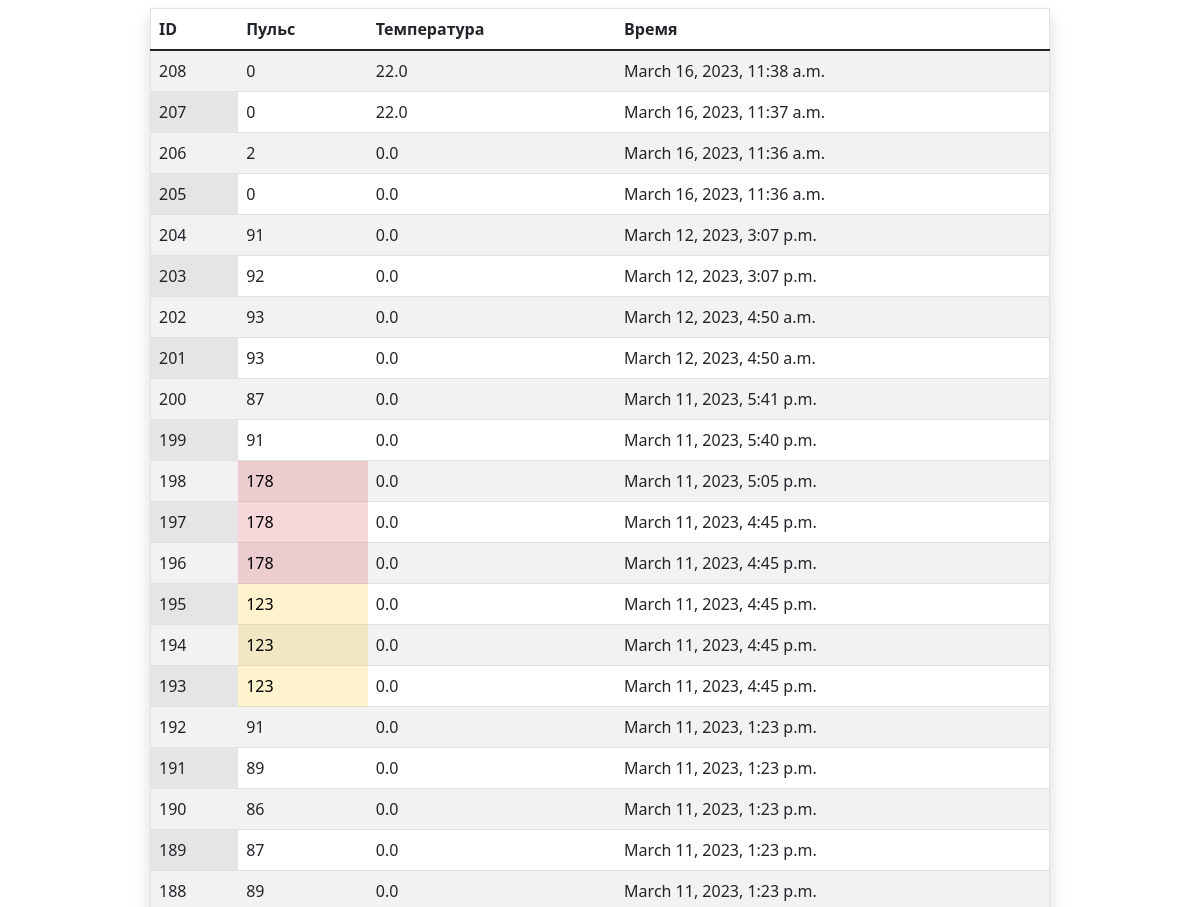
Before: / (upper part) with the older database file.
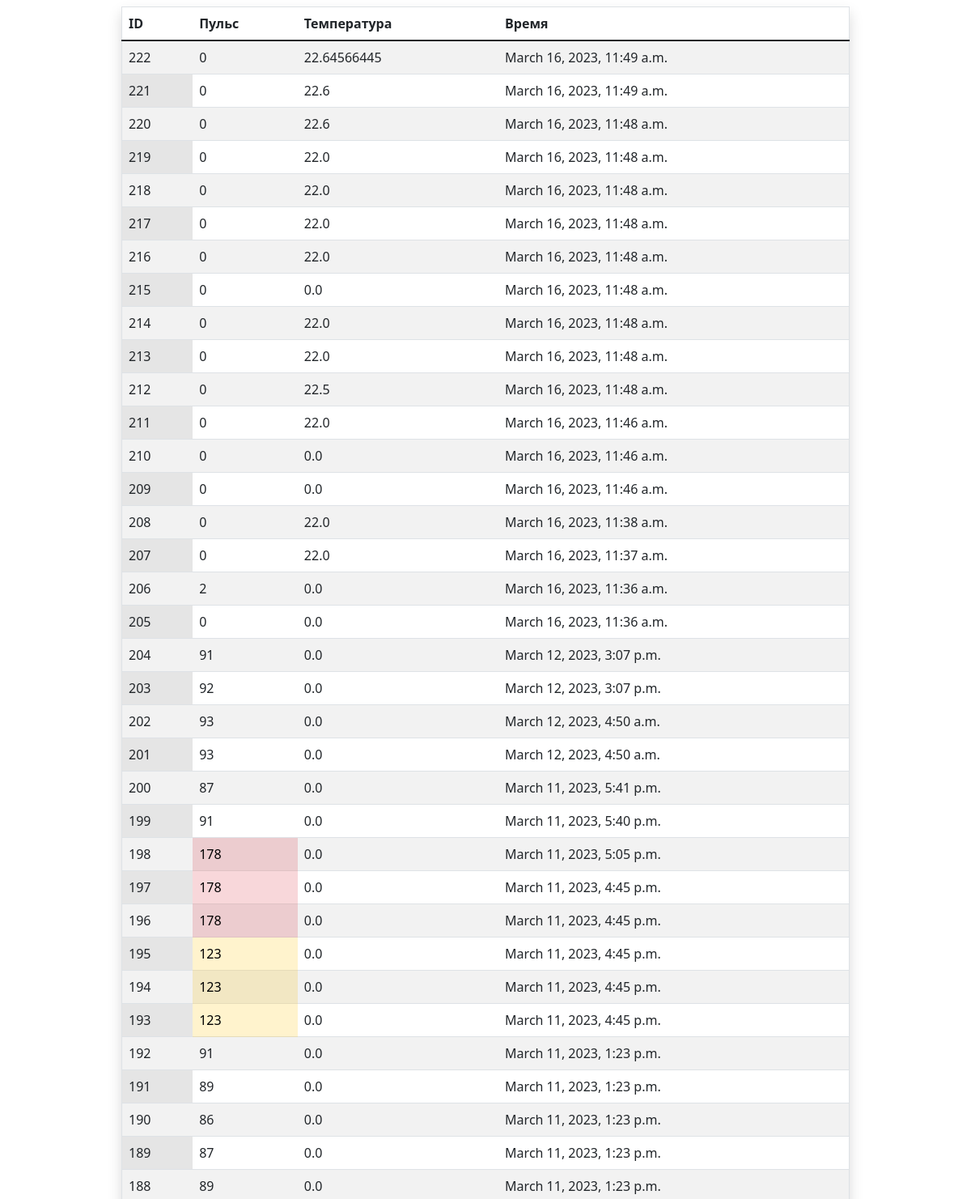
After: the same page with the newer database file.
### first/models.py (models this page shows)
class History(models.Model):
    date = models.DateTimeField(default=0)
    first = models.IntegerField(default=0)
    second = models.FloatField(default=0)
    result = models.IntegerField(default=0)

### first/views.py (the view)
# urls.py: path('', history),
def history(request):
    context = {}
    records = History.objects.order_by('-date')
    context['history'] = records
    return render(request, 'history.html', context)

### first/templates/history.html (shortened to what this page needs)
<!DOCTYPE html>
<html>
    <head>
        <link href="https://cdn.jsdelivr.net/npm/bootstrap@5.1.3/dist/css/bootstrap.min.css" rel="stylesheet">
    </head>
    <body>
    <center>
<div class="w-75" >
    <table class="table table-hover table-striped border shadow p-3 mt-2">
      <thead>
        <tr>
          <th scope="col">ID</th>
          <th scope="col">Пульс</th>
          <th scope="col">Температура</th>
          <th scope="col">Время</th>
        </tr>
      </thead>
      <tbody>
        {% for record in history %}
            <tr scope="row">
                <td class="table-active" title="{{ record.date }}">{{ record.id }}</td>
                {% if record.first > 120 and record.first < 140 %}
                <td class="table-warning" title="Предупреждение. У вас немного Повышен пульс!">{{ record.first }}</td>
                {% elif record.first > 140 %}
                <td class="table-danger" title="У вас слишком высокий пульс!!!">{{ record.first }}</td>
                {% else %}
                <td title="{{ record.date }}">{{ record.first }}</td>
                {% endif %}
                <td title="{{ record.date }}">{{ record.second }}</td>
                <td>{{ record.date }}</td>
            </tr>
        {% endfor %}
      </tbody>
    </table>
</div>
        </center>
    </body>
</html>

Changed rows visible on the page:
added History: id "222", first "0", second "22.64566445", date "March 16, 2023, 11:49 a.m."
added History: id "221", first "0", second "22.6", date "March 16, 2023, 11:49 a.m."
added History: id "220", first "0", second "22.6", date "March 16, 2023, 11:48 a.m."
added History: id "219", first "0", second "22.0", date "March 16, 2023, 11:48 a.m."
added History: id "218", first "0", second "22.0", date "March 16, 2023, 11:48 a.m."
added History: id "217", first "0", second "22.0", date "March 16, 2023, 11:48 a.m."
added History: id "216", first "0", second "22.0", date "March 16, 2023, 11:48 a.m."
added History: id "215", first "0", second "0.0", date "March 16, 2023, 11:48 a.m."
added History: id "214", first "0", second "22.0", date "March 16, 2023, 11:48 a.m."
added History: id "213", first "0", second "22.0", date "March 16, 2023, 11:48 a.m."
added History: id "212", first "0", second "22.5", date "March 16, 2023, 11:48 a.m."
added History: id "211", first "0", second "22.0", date "March 16, 2023, 11:46 a.m."
added History: id "210", first "0", second "0.0", date "March 16, 2023, 11:46 a.m."
added History: id "209", first "0", second "0.0", date "March 16, 2023, 11:46 a.m."
